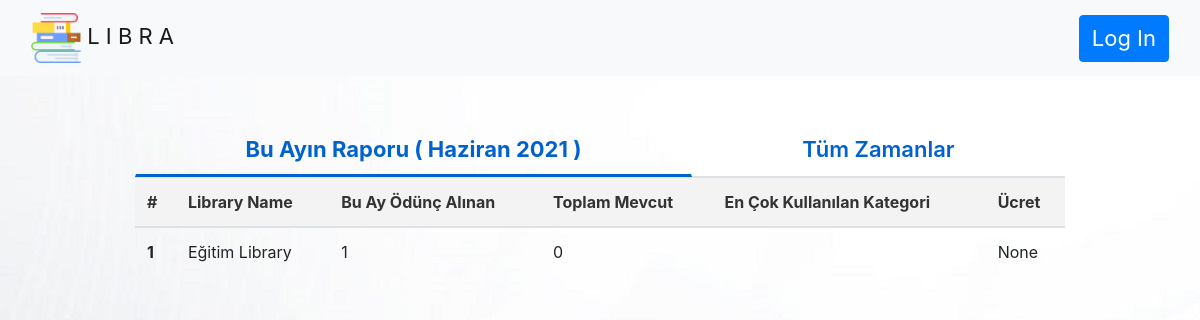
The app's page /report/, older data.
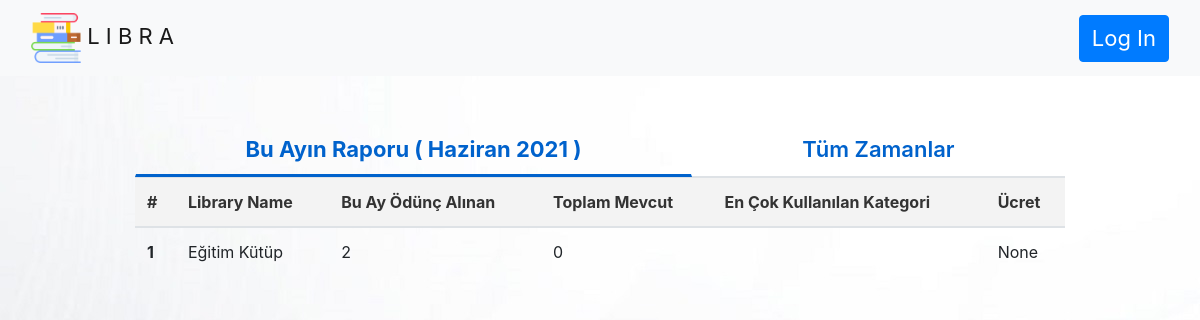
The same page, newer data.
### sources/models.py (models this page shows, shortened)
class Library(models.Model):
    library_name = models.CharField(max_length=100)
    phone = models.CharField(max_length=15,null=True)
    adress = models.TextField()

### report/views.py (the view)
# urls.py: path('',views.ReportView,name='report'),
def ReportView(request):
    kutup_list = get_report_models()
    all_kutup_list = get_report_models(all_times=True)
    return render(request, "report.html",{"kutups":kutup_list,"all_kutups":all_kutup_list})

### templates/report.html (shortened to what this page needs)
{% extends 'base.html' %}
{% load static %}
{% block css %}
<link rel="stylesheet" href="{% static 'receipt.css' %}">
{% endblock %}
{% block body %}
    <section id="tabs" class="project-tab">
            <div class="container">
                <div class="row">
                    <div class="col-md-12">
                        <nav>
                            <div class="nav nav-tabs nav-fill" id="nav-tab" role="tablist">
                                <a class="nav-item nav-link active" id="nav-home-tab" data-toggle="tab" href="#nav-aylik" role="tab" aria-controls="nav-home" aria-selected="true">Bu Ayın Raporu ( {% now " F Y " %} ) </a>
                                <a class="nav-item nav-link" id="nav-profile-tab" data-toggle="tab" href="#nav-all" role="tab" aria-controls="nav-profile" aria-selected="false">Tüm Zamanlar</a>
                            </div>
                        </nav>
                        <div class="tab-content" id="nav-tabContent">
                            <div class="tab-pane fade show active" id="nav-aylik" role="tabpanel" aria-labelledby="nav-home-tab">
                                {% include 'report_detail.html' %}
                            </div>
                        </div>
                    </div>
                </div>
            </div>
        </section>
{% endblock %}

### templates/base.html (shortened to what this page needs)
{% load static %}
<!DOCTYPE html>
<html>
<head>
<link rel="stylesheet" href="https://stackpath.bootstrapcdn.com/bootstrap/4.4.1/css/bootstrap.min.css">
    <link rel="stylesheet" href="https://cdnjs.cloudflare.com/ajax/libs/font-awesome/5.12.0-2/css/all.min.css">
<link rel="stylesheet" href="{% static 'base.css' %}">
    {% block css %}
    {% endblock %}
</head>
<body style="background-image: url('{% static 'background.jpg' %}');background-repeat:no-repeat;">
{% include 'navbar.html' %}
<br>
{% block body %}
{% endblock %}
</body>
</html>

### templates/navbar.html (shortened to what this page needs)
{% load static %}
<nav class="navbar navbar-expand-sm navbar-light bg-light ">
  <div class="container-fluid">
    <div class="collapse navbar-collapse" id="navbarSupportedContent">
          <div class="navbar-header">
              <a class="navbar-brand mt-2 mt-lg-0" href="{% url 'home' %}">
        <img
          src="{% static 'books.png' %}"
          height="50"
          alt=""
          loading="lazy"
        />
                  L I B R A
                  </a>
          </div>
    </div>
    <div class="d-flex align-items-center">
        {% if request.user.is_authenticated %}
        {% else %}
            <a href="{% url 'admin:index' %}" class="btn btn-primary">Log In</a>
        {% endif %}
  </div>
</nav>

### templates/talep_modal.html (shortened to what this page needs)
{% load static %}

### templates/report_detail.html
{% load static %}
  <table class="table table-hover">
  <thead>
    <tr>
      <th scope="col">#</th>
      <th scope="col">Library Name</th>
      <th scope="col">Bu Ay Ödünç Alınan</th>
      <th scope="col">Toplam Mevcut</th>
         <th scope="col">En Çok Kullanılan Kategori</th>
        <th scope="col">Ücret</th>
    </tr>
  </thead>
  <tbody>
  {% for row in kutups  %}
    <tr>
      <th scope="row">{{ forloop.counter }}</th>
      <td>{{ row.kutuphane.library_name }}</td>
      <td>{{ row.tum_kitaplar }}</td>
      <td>{{ row.emanetler }}</td>
      <td>{{ row.max_category.types }}</td>
    <td>{{ row.price }}</td>
    </tr>
{% endfor %}
  </tbody>
</table>

### templates/report_alltimes.html (shortened to what this page needs)
{% load static %}

### static/base.css (style rules this page uses)
a { font-size: 22px !important; }

### static/receipt.css (style rules this page uses)
.project-tab { padding: 10%; margin-top: -8%; }
.project-tab #tabs .nav-tabs .nav-item.show .nav-link, .nav-tabs .nav-link.active { color: #0062cc; background-color: transparent; border-color: transparent transparent #f3f3f3; border-bottom: 3px solid !important; font-size: 16px; font-weight: bold; }
.project-tab .nav-link { border: 1px solid transparent; border-top-left-radius: .25rem; border-top-right-radius: .25rem; color: #0062cc; font-size: 16px; font-weight: 600; }
.project-tab thead { background: #f3f3f3; color: #333; }
.project-tab a { text-decoration: none; color: #333; font-weight: 600; }

Row changes from the older to the newer data that the page shows:
changed Library: kutuphane.library_name "Eğitim Library" → "Eğitim Kütüp"; tum_kitaplar "1" → "2"
